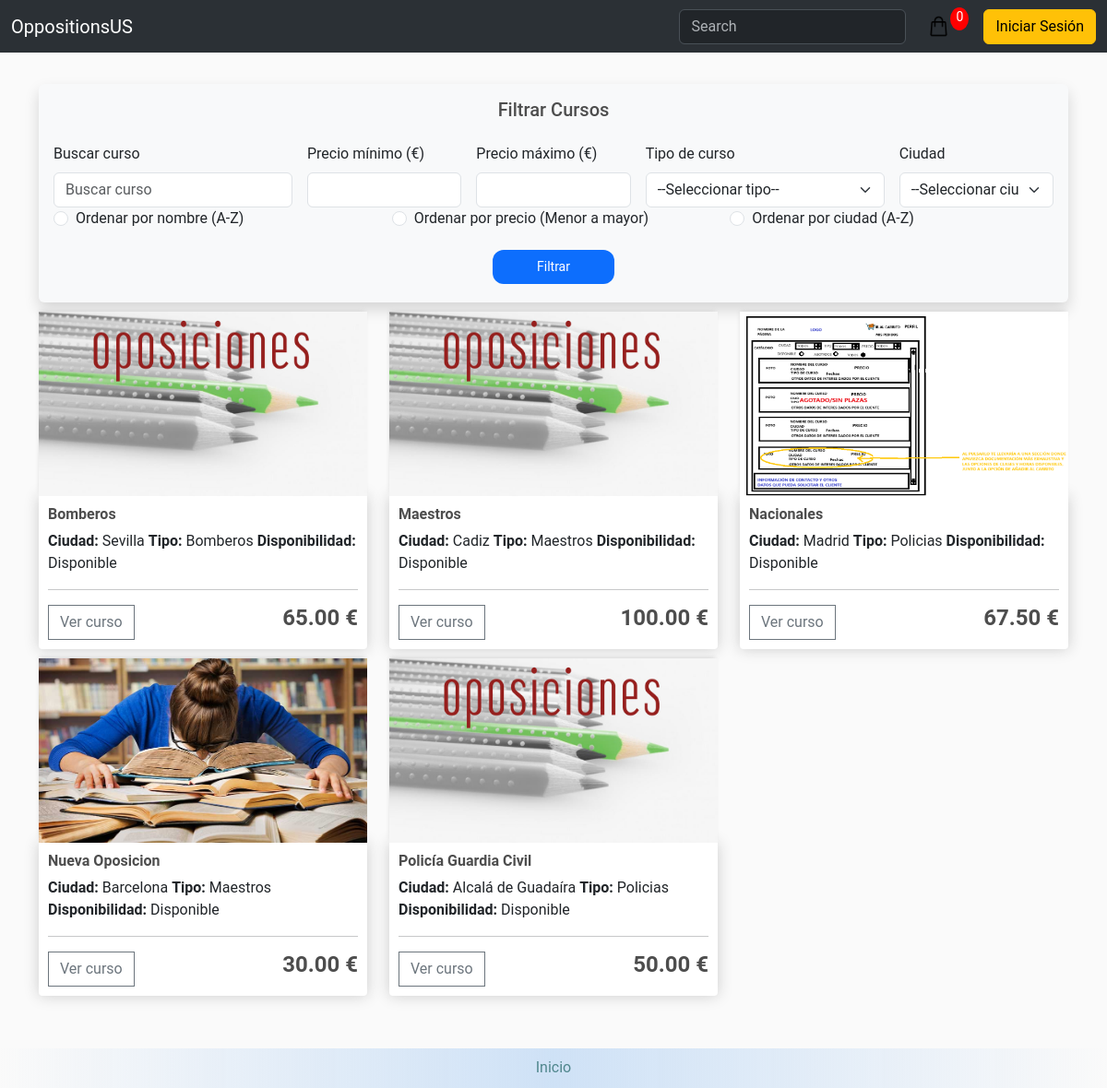
The page /store/ on the database as committed earlier.
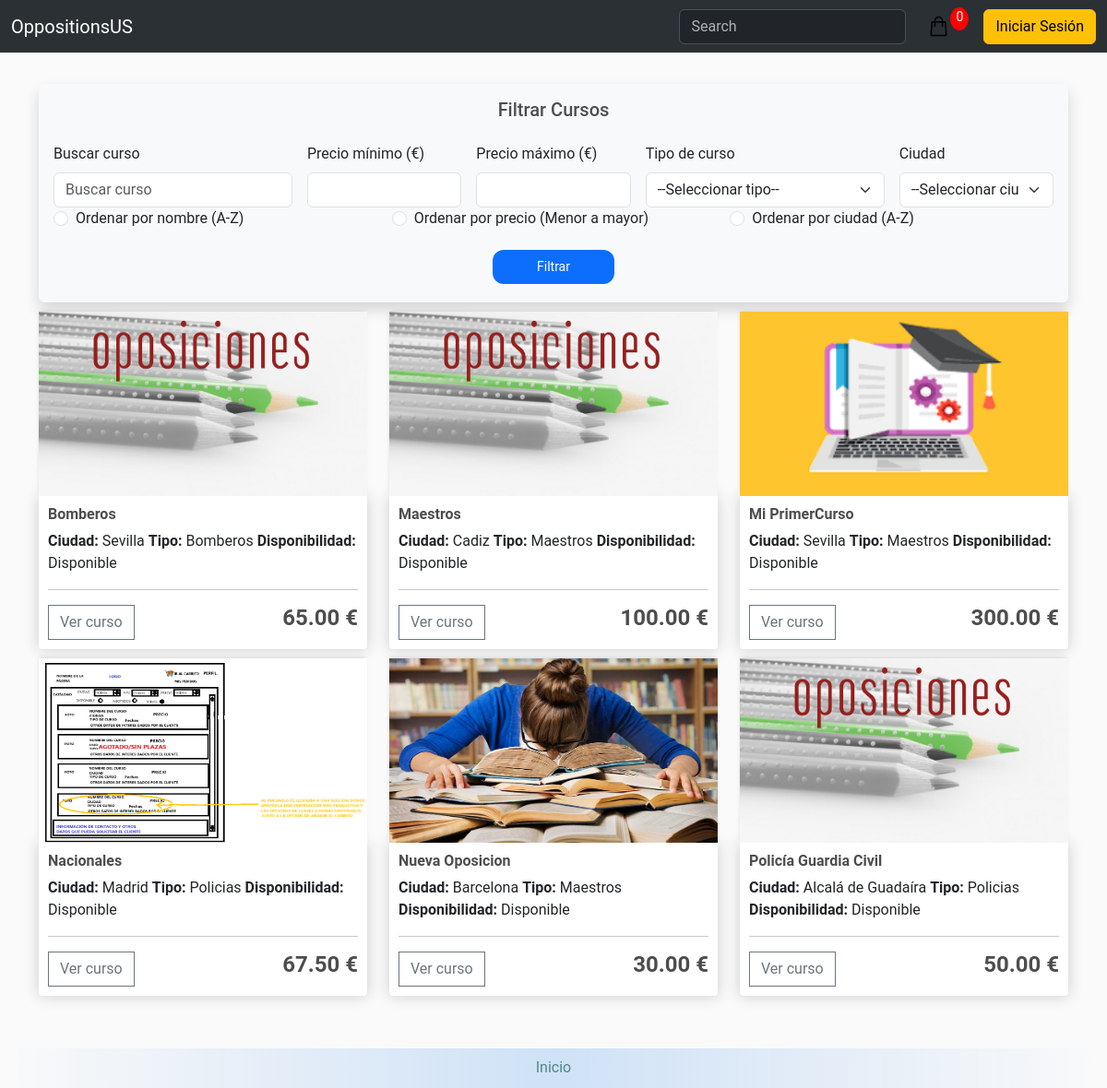
The same page on the database as committed later.
### store/models.py (models this page shows, shortened)
class Course(models.Model):
    name = models.CharField(max_length=200, null=False, blank=False)
    image = models.ImageField(upload_to='courses')
    price = models.DecimalField(max_digits=7, decimal_places=2, null=False, blank=False, validators=[MinValueValidator(0)])
    details = models.CharField(max_length=200, null=True, blank=True)
    city = models.CharField(max_length=200, null=False, blank=False)
    course_type = models.ForeignKey(CourseType, null=True, on_delete=models.SET_NULL)
    is_available = models.BooleanField(default=True)
    start_date = models.DateField(null=False, blank=False)
    end_date = models.DateField(null=False, blank=False)
    class Meta:
        verbose_name = 'Course'
        verbose_name_plural = 'Courses'
        ordering = ['name']

class CourseType(models.Model):
    name = models.CharField(max_length=50, unique=True, null=False, blank=False)
    def __str__(self):
        return self.name
    class Meta:
        verbose_name = 'Course type'
        verbose_name_plural = 'Course types'
        ordering = ['name']

### store/views.py (the view)
# urls.py: path('', include('store.urls'))
def store(request):
    query = request.GET.get('q', '')
    course_types = CourseType.objects.all()  # Para los filtros de tipo de curso
    price_min = request.GET.get('price_min', '')
    price_max = request.GET.get('price_max', '')
    course_type_id = request.GET.get('course_type', '')
    city = request.GET.get('city', '')
    sort_order = request.GET.get('sort_order', None)
    filters = {}
    filters_applied = ""
    if price_min:
        filters['price__gte'] = price_min
        filters_applied += f"Precio mínimo: {price_min}. "
    if price_max:
        filters['price__lte'] = price_max
        filters_applied += f"Precio máximo: {price_max}. "
    if course_type_id:
        course_type = course_types.get(id=course_type_id)
        filters['course_type__id'] = course_type_id
        filters_applied += f"Tipo de curso: {course_type.name}. "
    if city:
        filters['city__icontains'] = city
        filters_applied += f"Ciudad: {city}. "
    cart = cartData(request)
    if request.user.is_authenticated:
        customer = request.user.customer
        order, created = Order.objects.get_or_create(customer=customer, status=Status.objects.get(name='No realizado'))
        items = order.orderitem_set.all()
        cartItems = order.get_cart_items
    else:
        customer = None
        items = []
        order = {'get_cart_total': 0, 'get_cart_items': 0}
        cartItems = order['get_cart_items']
    courses = Course.objects.filter(name__icontains=query, **filters)
    if sort_order == 'name':
        courses = courses.order_by('name')
    elif sort_order == 'price':
        courses = courses.order_by('price')
    elif sort_order == 'city':
        courses = courses.order_by('city')
    city_list = set(
        city.strip().lower() for city in Course.objects.values_list('city', flat=True).distinct()
    )
    context = {
        'courses': courses,
        'customer': customer,
        'query': query,
        'course_types': course_types,
        'city_list': city_list,
        'course_type_id': course_type_id,
        'city': city,
        'price_min': price_min,
        'price_max': price_max,
        'filters_applied': filters_applied,
        'cartItems': cart['cartItems'],
        'sort_order': sort_order,  # Pasa el valor de la opción seleccionada
    }
    return render(request, 'store/store.html', context)

### store/utils.py (called while the page is built, shortened)
def cookieCart(request):
    try:
        cart = json.loads(request.COOKIES['cart'])
    except:
        cart = {}
    items = []
    order = {'get_cart_total': 0, 'get_cart_items': 0}
    cartItems = order['get_cart_items']
    return {'cartItems': cartItems, 'order': order, 'items': items}

def cartData(request):
    if request.user.is_authenticated:
        customer = request.user.customer
        order, created = Order.objects.get_or_create(customer = customer, status=Status.objects.get(name='No realizado'))
        cartItems = order.get_cart_items
        items = order.orderitem_set.all()
    else:
        cookieData = cookieCart(request)
        cartItems = cookieData['cartItems']
        order = cookieData['order']
        items = cookieData['items']
    return {'cartItems': cartItems, 'order': order, 'items': items}

### store/templates/store/store.html (shortened to what the changed rows need)
{% extends 'store/main.html' %}
{% load static %}
{% block content %}
<div class="row">
    {% for course in courses %}
        <div class="col-lg-4">
            <a href="{% url 'details' course.id %}">
                {% if course.image %}
                    <img class="thumbnail" src="{{ course.image.url }}">
                {% else %}
                    <img class="thumbnail" src="/products/placeholder.png">
                {% endif %}
            </a>
            <div class="box-element product">
                <h6><strong>{{ course.name }}</strong></h6>
                <h8><strong>Ciudad:</strong> {{ course.city }}</h8>
                <h8><strong>Tipo:</strong> {{ course.course_type }}</h8>
                <h8><strong>Disponibilidad:</strong> {{ course.is_available|yesno:"Disponible,No disponible" }}</h8>
                <hr>
                <a href="{% url 'details' course.id %}">
                    <button class="btn btn-outline-secondary add-btn">Ver curso</button>
                </a>
                <h4 style="display: inline-block; float: right;"><strong>
                    {{ course.price|floatformat:2 }} €
                </strong></h4>
            </div>
        </div>
    {% endfor %}
</div>
{% endblock content %}

Rows that differ between the two databases and show on the page:
added Course: image (picture), name "Mi PrimerCurso", city "Sevilla", course_type "Maestros", is_available "Disponible", price "300.00"
